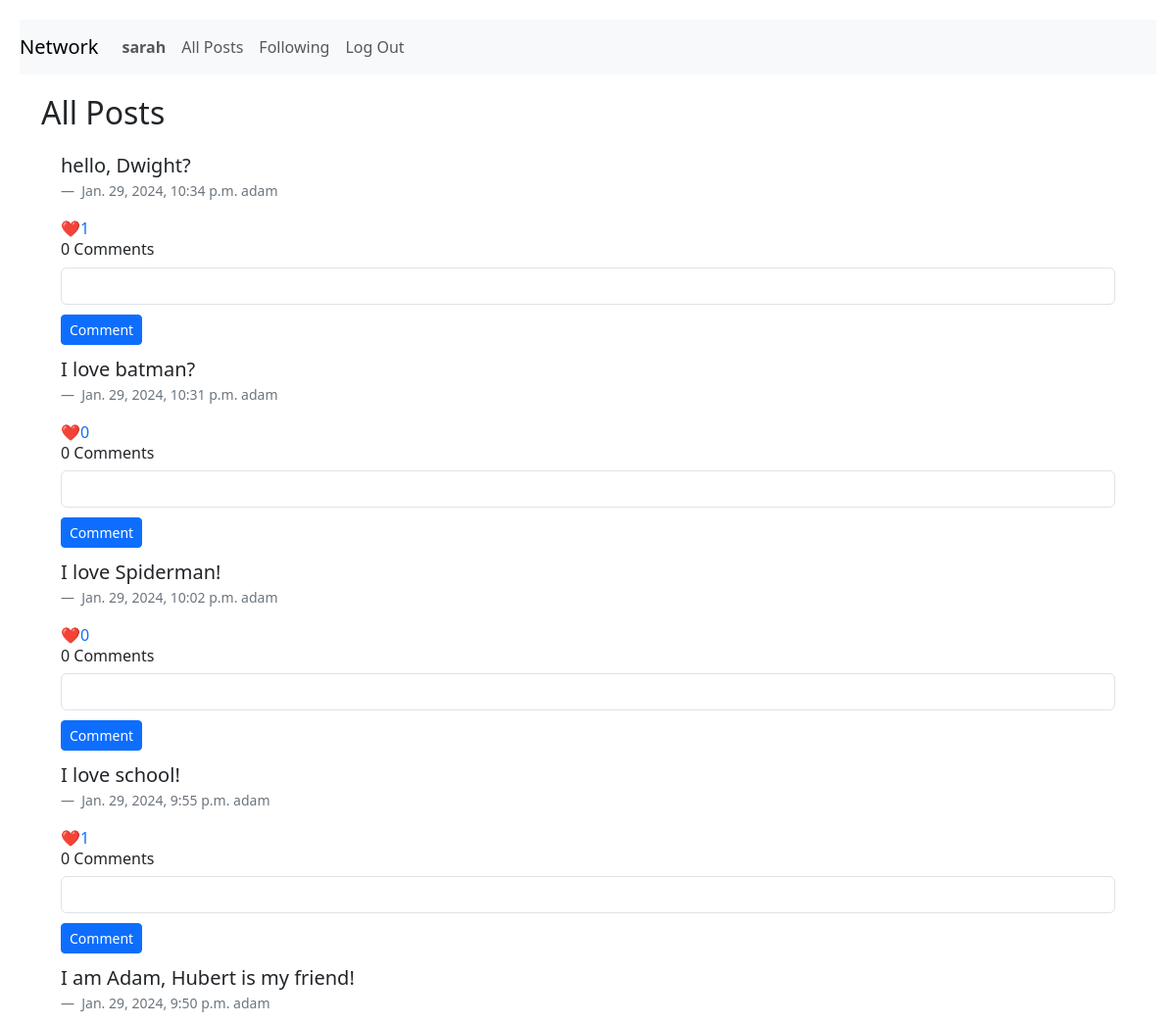
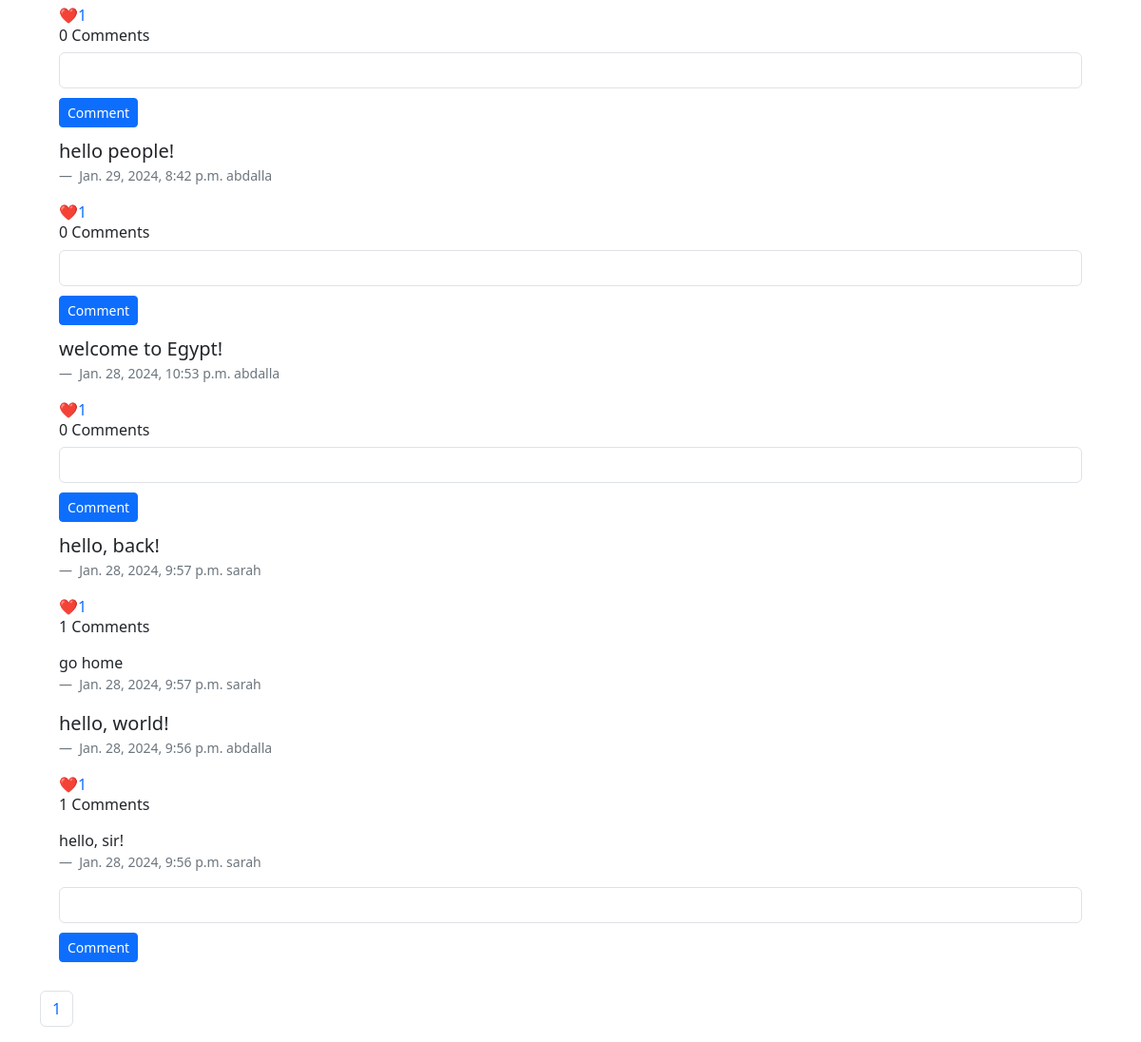
The app's page /allposts (signed in) with its own data (2 pictures, top to bottom).
### network/models.py (models this page shows, shortened)
class User(AbstractUser):
    pass

class TimeStampedModel(models.Model):
    created_at = models.DateTimeField(auto_now_add=True)
    updated_at = models.DateTimeField(auto_now=True)
    class Meta:
        abstract = True

class Post(TimeStampedModel):
    created = TimeStampedModel.created_at
    body = models.CharField(max_length=300)
    user = models.ForeignKey(settings.AUTH_USER_MODEL, on_delete=models.CASCADE, null=True)
    likes = models.IntegerField(blank=True)
    reactions = models.ManyToManyField(settings.AUTH_USER_MODEL, related_name="user_reactions", symmetrical=False)

class Comment(TimeStampedModel):
    comment_owner = models.ForeignKey(settings.AUTH_USER_MODEL, on_delete=models.CASCADE, null=True)
    comment_created = TimeStampedModel.created_at
    comment_body = models.CharField(max_length=300)
    post_comments = models.ForeignKey(
        Post,
        on_delete=models.CASCADE,
        related_name="comments",
        blank=True,
        null=True,
    )

### network/views.py (the view)
# urls.py: path("allposts", views.allposts, name="allposts"),
@login_required
def allposts(request):
    posts = Post.objects.order_by("-created_at")
    paginator = Paginator(posts, 10)
    page_number = request.GET.get("page")
    page_obj = paginator.get_page(page_number)
    return render(
        request,
        "network/posts.html",
        {"page_obj": page_obj,
         "paginator": paginator,
         "form": CommentForm(),
         }
    )

### network/forms.py
class CommentForm(StylishForm):
    class Meta:
        model = Comment
        fields = ["comment_body"]
        widgets = {
            "owner": forms.HiddenInput(),
        }
        labels = {
            "body": " ",
        }

### network/templates/network/posts.html (shortened to what this page needs)
{% extends "network/layout.html" %}
{% load static %}
{% block body %}
<h2>All Posts</h2>
{% if user.is_authenticated %}
<div class="comments">
    {% for post in page_obj %}
    <blockquote class="blockquote">
        {{ post.body | linebreaks }}
    </blockquote>
    <figcaption class="blockquote-footer">
        {{ post.created }}
        {{ post.user}}
    </figcaption>
    {% if post.user|stringformat:"s" != request.user.username %}
    <a id="likes" href="{% url 'like' post.id %}">❤️{{ post.likes }}</a>
    {% else %}
    <a id="mylikes" href="#">❤️{{ post.likes }}</a>
    {% endif %}
    <h6>{{ post.comments.count }} Comments</h6>
    {% for comment in post.comments.all %}
        <p class="blockquote">
            {{ comment.comment_body | linebreaks }}
        </p>
        <figcaption class="blockquote-footer">
            {{ comment.comment_created }}
            {{ comment.comment_owner}}
        </figcaption>
    {% endfor %}
    {% if post.user|stringformat:"s" != request.user.username %}
    <form action="{% url 'comment' post.id %}" , method="post">
        {% for field in form %}
        <div class="form-text">
            <div>{{ field }}</div>
        </div>
        {% endfor %}
        <input id="post-button" class="btn btn-primary btn-sm" type="submit" value="Comment" name="save">
    </form>
    {% endif %}
    {% endfor %}
</div>
{% if paginator.count > 0 %}
<nav aria-label="Page navigation example">
    <ul class="pagination">
        {% for page_number in paginator.page_range %}
        {% if page.obj.number == page_number %}
        <li class="page-item active"><a class="page-link" href="">{{ page_number }}</a></li>
        {% else %}
        <li class="page-item"><a class="page-link" href="?page={{ page_number }}">{{ page_number }}</a></li>
        {% endif %}
        {% endfor %}
    </ul>
</nav>
{% endif %}
{% endif %}
{% endblock %}

### network/templates/network/layout.html (shortened to what this page needs)
{% load static %}
<!DOCTYPE html>
<html lang="en">
<head>
    <link href="https://cdn.jsdelivr.net/npm/bootstrap@5.3.2/dist/css/bootstrap.min.css" rel="stylesheet"
>
    <link href="{% static 'network/styles.css' %}" rel="stylesheet">
</head>
<body>
    <nav class="navbar navbar-expand-lg navbar-light bg-light">
        <a class="navbar-brand" href="{% url 'index' %}">Network</a>
        <div>
            <ul class="navbar-nav mr-auto">
                {% if user.is_authenticated %}
                <li class="nav-item">
                    <a class="nav-link" href="{% url 'profile' %}"><strong>{{ user.username }}</strong></a>
                </li>
                {% endif %}
                <li class="nav-item">
                    <a class="nav-link" href="{% url 'allposts' %}">All Posts</a>
                </li>
                {% if user.is_authenticated %}
                <li class="nav-item">
                    <a class="nav-link" href="{% url 'following' %}">Following</a>
                </li>
                <li class="nav-item">
                    <a class="nav-link" href="{% url 'logout' %}">Log Out</a>
                </li>
                {% endif %}
            </ul>
        </div>
    </nav>
    <div class="container">
        {% block body %}
        {% endblock %}
    </div>
</body>
</html>

### network/static/network/styles.css (style rules this page uses)
.navbar { margin: 20px; }
#post-button { margin: 10px 0 10px 0; }
.comments { margin: 20px; }
a { text-decoration: none; }

### records on screen
User: username "sarah"
Post: body "hello, Dwight?", created "Jan. 29, 2024, 10:34 p.m.", user "adam", likes "1", comments.count "0"
Post: body "I love batman?", created "Jan. 29, 2024, 10:31 p.m.", user "adam", likes "0", comments.count "0"
Post: body "I love Spiderman!", created "Jan. 29, 2024, 10:02 p.m.", user "adam", likes "0", comments.count "0"
Post: body "I love school!", created "Jan. 29, 2024, 9:55 p.m.", user "adam", likes "1", comments.count "0"
Post: body "I am Adam, Hubert is my friend!", created "Jan. 29, 2024, 9:50 p.m.", user "adam", likes "1", comments.count "0"
Post: body "hello people!", created "Jan. 29, 2024, 8:42 p.m.", user "abdalla", likes "1", comments.count "0"
Post: body "welcome to Egypt!", created "Jan. 28, 2024, 10:53 p.m.", user "abdalla", likes "1", comments.count "0"
Post: body "hello, back!", created "Jan. 28, 2024, 9:57 p.m.", user "sarah", likes "1", comments.count "1"
Comment: comment_body "go home", comment_created "Jan. 28, 2024, 9:57 p.m.", comment_owner "sarah"
Post: body "hello, world!", created "Jan. 28, 2024, 9:56 p.m.", user "abdalla", likes "1", comments.count "1"
Comment: comment_body "hello, sir!", comment_created "Jan. 28, 2024, 9:56 p.m.", comment_owner "sarah"

### other values on screen
{{ page_number }} "1"
